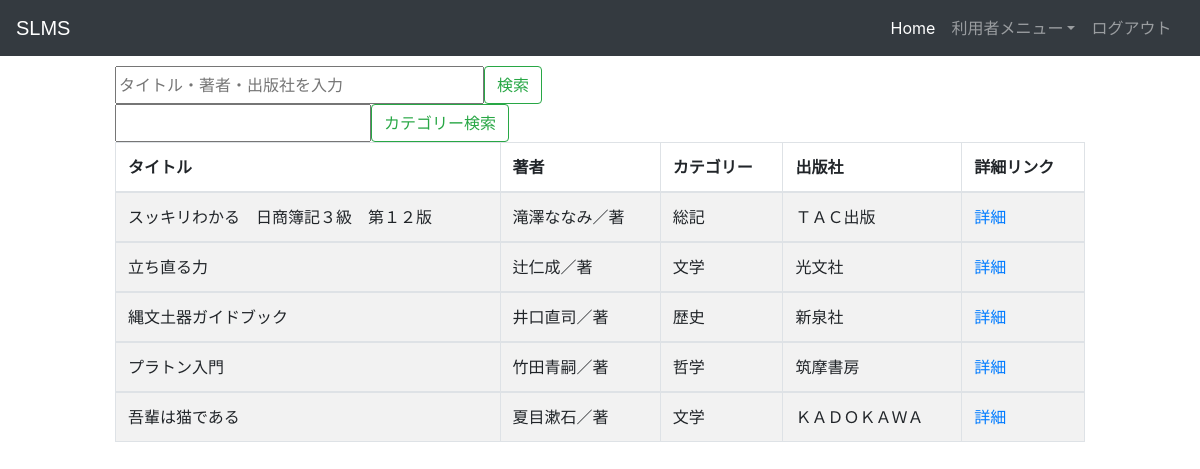
Page /search (signed in) on the committed database.
### books/models.py (models this page shows, shortened)
class Book(models.Model):
    catchoice = [
        ('総記', '総記'),
        ('哲学', '哲学'),
        ('歴史', '歴史'),
        ('社会科学', '社会科学'),
        ('自然科学', '自然科学'),
        ('技術・工学', '技術・工学'),
        ('産業', '産業'),
        ('芸術・美術', '芸術・美術'),
        ('言語', '言語'),
        ('文学','文学')
        ]
    isbn=models.PositiveIntegerField()
    name=models.CharField(max_length=30)
    author=models.CharField(max_length=40)
    category=models.CharField(max_length=30,choices=catchoice,default='総記')
    publisher=models.CharField(max_length=60)
    publisheddate=models.DateField()
    image=models.ImageField(upload_to='image/')
    version=models.CharField(max_length=30)
    place=models.CharField(max_length=40)

### books/views.py (the view)
# urls.py: path('search', views.search, name='search'),
@login_required(login_url='studentlogin')
def search(request):
    book_search = models.Book.objects.order_by('-id')
    keyword = request.GET.get('keyword')
    t = request.GET.get('t')
    if keyword:
            book_search = book_search.filter(
              Q(isbn__icontains=keyword)| Q(name__icontains=keyword)| Q(author__icontains=keyword) | Q(publisher__icontains=keyword)
            )
            messages.success(request,'「{}」検索結果', format(keyword))
    else:
        book_search = book_search.all()
    if t:
        book_search = book_search.filter(
              Q(category__icontains=t)
        )
    else:
        book_search = book_search.all()
    return render(request, 'books/book_search.html', {'book_search':book_search})

### templates/books/book_search.html (shortened to what this page needs)
<!DOCTYPE html>
<html lang="ja" dir="ltr">
  <head>
  </head>
  <body>
    {% include "books/navbarstudent.html" %}
    <br>
<div class="col-10 offset-1">
<h3>書籍検索</h3>
<form method="GET" id="form1">
    <div class="input-group">
        <input type="text" name="keyword" size="31" placeholder="タイトル・著者・出版社を入力">
        <button class="btn btn-outline-success" type="submit">検索</button>
    </div>
</form>
<form method="GET" id="form2" >
    <div class="input-group">
        <input type="text" name="t">
        <button class="btn btn-outline-success" type="submit">カテゴリー検索</button>
    </div>
</form>
<table class="table table-striped table-bordered">
<thead>
  <tr>
    <th>タイトル</th>
    <th>著者</th>
    <th>カテゴリー</th>
    <th>出版社</th>
    <th>詳細リンク</th>
  </tr>
</thead>
<tbody>
{% if book_search %}
{% for keyword in book_search %}
   <tr>
    <td>{{ keyword.name }}</td>
    <td>{{ keyword.author }}</td>
    <td>{{ keyword.category }}</td>
    <td>{{ keyword.publisher }}</td>
    <td><a href="{% url 'detail' id=keyword.id %}">詳細</a></td>
   </tr>
</tbody>
{% endfor %}
{% else %}
 <p>検索結果はありません。</p>
{% endif %}
</table>
</div>
{% include "books/footer.html" %}
  </body>
</html>

### rows in the picture
Book: name "スッキリわかる 日商簿記３級 第１２版", author "滝澤ななみ／著", category "総記", publisher "ＴＡＣ出版"
Book: name "立ち直る力", author "辻仁成／著", category "文学", publisher "光文社"
Book: name "縄文土器ガイドブック", author "井口直司／著", category "歴史", publisher "新泉社"
Book: name "プラトン入門", author "竹田青嗣／著", category "哲学", publisher "筑摩書房"
Book: name "吾輩は猫である", author "夏目漱石／著", category "文学", publisher "ＫＡＤＯＫＡＷＡ"
